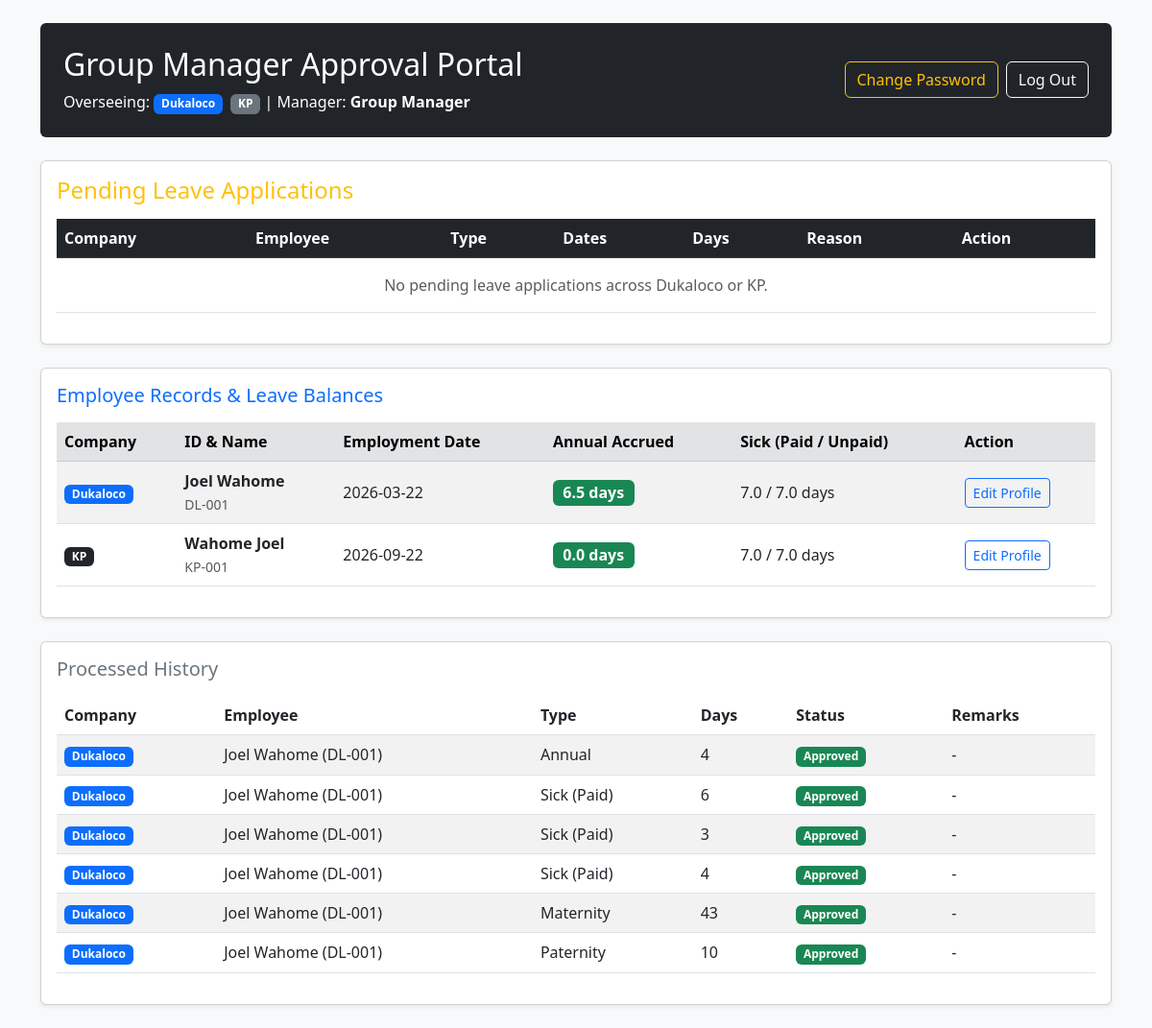
Screenshot of /manager_dashboard (signed in) with the database file from the repository.
### models.py (models this page shows)
class User(UserMixin, db.Model):
    __tablename__ = 'users'
    id = db.Column(db.Integer, primary_key=True)
    employee_id = db.Column(db.String(50), unique=True, nullable=False)
    full_name = db.Column(db.String(100), nullable=False)
    email = db.Column(db.String(120), nullable=True)
    password_hash = db.Column(db.String(256), nullable=False)
    company = db.Column(db.String(50), nullable=False)
    role = db.Column(db.String(20), nullable=False, default='employee')
    hire_date = db.Column(db.Date, nullable=False, default=date.today)
    carried_over_leave = db.Column(db.Float, default=0.0)
    sick_leave_paid_balance = db.Column(db.Float, default=7.0)
    sick_leave_unpaid_balance = db.Column(db.Float, default=7.0)
    maternity_leave_balance = db.Column(db.Float, default=90.0)
    paternity_leave_balance = db.Column(db.Float, default=14.0)
    leave_requests = db.relationship('LeaveRequest', backref='applicant', lazy=True)
    work_saturdays = db.Column(db.Boolean, default=False)
    @property
    def current_annual_leave_balance(self):
        today = date.today()
        hire = self.hire_date if self.hire_date else today
        months_worked = (today.year - hire.year) * 12 + (today.month - hire.month)
        months_worked = max(0, months_worked)
        carried = self.carried_over_leave if self.carried_over_leave is not None else 0.0
        total_accrued = min(21.0, round(months_worked * 1.75, 2)) + carried
        approved_taken = sum(
            req.total_days for req in self.leave_requests
            if req.leave_type == 'Annual' and req.status == 'Approved'
        )
        return max(0.0, round(total_accrued - approved_taken, 2))

class LeaveRequest(db.Model):
    __tablename__ = 'leave_requests'
    id = db.Column(db.Integer, primary_key=True)
    user_id = db.Column(db.Integer, db.ForeignKey('users.id'), nullable=False)
    leave_type = db.Column(db.String(50), nullable=False)
    start_date = db.Column(db.Date, nullable=False)
    end_date = db.Column(db.Date, nullable=False)
    total_days = db.Column(db.Integer, nullable=False)
    reason = db.Column(db.String(255), nullable=False)
    status = db.Column(db.String(20), nullable=False, default='Pending')
    applied_on = db.Column(db.DateTime, default=lambda: datetime.now(timezone.utc))
    manager_remarks = db.Column(db.String(255), nullable=True)

### app.py (the view)
@app.route('/manager_dashboard')
@login_required
def manager_dashboard():
    if current_user.role != 'manager':
        flash('Unauthorized access.', 'danger')
        return redirect(url_for('dashboard'))
    pending_requests = LeaveRequest.query.filter_by(status='Pending').all()
    processed_requests = LeaveRequest.query.filter(LeaveRequest.status != 'Pending').all()
    employees = User.query.filter(User.role !='manager').order_by(User.company, User.full_name).all()
    return render_template(
        'manager_dashboard.html',
        pending_requests=pending_requests,
        processed_requests=processed_requests,
        employees=employees
    )

### app.py (called while the page is built)
@login_manager.user_loader
def load_user(user_id):
    return User.query.get(int(user_id))

### templates/manager_dashboard.html (shortened to what this page needs)
<!DOCTYPE html>
<html lang="en">
<head>
    <link rel="stylesheet" href="https://cdn.jsdelivr.net/npm/bootstrap@5.3.0/dist/css/bootstrap.min.css">
</head>
<body class="bg-light">
<div class="container my-4">
    <div class="p-4 mb-4 bg-dark text-white rounded d-flex justify-content-between align-items-center">
        <div>
            <h2>Group Manager Approval Portal</h2>
            <p class="mb-0">
                Overseeing:
                <span class="badge bg-primary me-1">Dukaloco</span>
                <span class="badge bg-secondary">KP</span> |
                Manager: <strong>{{ current_user.full_name }}</strong>
            </p>
        </div>
        <div class="d-flex gap-2">
            <button type="button" class="btn btn-outline-warning" data-bs-toggle="modal" data-bs-target="#changePasswordModal">
                Change Password
            </button>
            <a href="{{ url_for('logout') }}" class="btn btn-outline-light">Log Out</a>
        </div>
    </div>
    <div class="card shadow-sm p-3 mb-4">
        <h4 class="mb-3 text-warning">Pending Leave Applications</h4>
        <div class="table-responsive">
            <table class="table table-hover align-middle">
                <thead class="table-dark">
                    <tr>
                        <th>Company</th>
                        <th>Employee</th>
                        <th>Type</th>
                        <th>Dates</th>
                        <th>Days</th>
                        <th>Reason</th>
                        <th>Action</th>
                    </tr>
                </thead>
                <tbody>
                    {% for req in pending_requests %}
                    <tr>
                        <td>
                            {% if req.applicant.company == 'Dukaloco' %}
                                <span class="badge bg-primary">Dukaloco</span>
                            {% else %}
                                <span class="badge bg-dark">KP</span>
                            {% endif %}
                        </td>
                        <td>
                            <strong>{{ req.applicant.full_name }}</strong><br>
                            <small class="text-muted">ID: {{ req.applicant.employee_id }}</small>
                        </td>
                        <td><span class="badge bg-info text-dark">{{ req.leave_type }}</span></td>
                        <td>{{ req.start_date.strftime('%Y-%m-%d') }} to {{ req.end_date.strftime('%Y-%m-%d') }}</td>
                        <td><strong>{{ req.total_days }}</strong> days</td>
                        <td>{{ req.reason }}</td>
                        <td>
                            <div class="d-flex gap-2">
                                <form action="{{ url_for('approve_leave', request_id=req.id) }}" method="POST">
                                    <input type="text" name="remarks" class="form-control form-control-sm mb-1" placeholder="Remarks">
                                    <button type="submit" class="btn btn-success btn-sm w-100">Approve</button>
                                </form>
                                <form action="{{ url_for('reject_leave', request_id=req.id) }}" method="POST">
                                    <input type="text" name="remarks" class="form-control form-control-sm mb-1" placeholder="Remarks">
                                    <button type="submit" class="btn btn-danger btn-sm w-100">Reject</button>
                                </form>
                            </div>
                        </td>
                    </tr>
                    {% else %}
                    <tr>
                        <td colspan="7" class="text-center text-muted py-3">No pending leave applications across Dukaloco or KP.</td>
                    </tr>
                    {% endfor %}
                </tbody>
            </table>
        </div>
    </div>
    <div class="card shadow-sm p-3 mb-4">
        <h5 class="mb-3 text-primary">Employee Records & Leave Balances</h5>
        <div class="table-responsive">
            <table class="table table-striped align-middle">
                <thead class="table-secondary">
                    <tr>
                        <th>Company</th>
                        <th>ID & Name</th>
                        <th>Employment Date</th>
                        <th>Annual Accrued</th>
                        <th>Sick (Paid / Unpaid)</th>
                        <th>Action</th>
                    </tr>
                </thead>
                <tbody>
                    {% for emp in employees %}
                    <tr>
                        <td>
                            {% if emp.company == 'Dukaloco' %}
                                <span class="badge bg-primary">Dukaloco</span>
                            {% else %}
                                <span class="badge bg-dark">KP</span>
                            {% endif %}
                        </td>
                        <td>
                            <strong>{{ emp.full_name }}</strong><br>
                            <small class="text-muted">{{ emp.employee_id }}</small>
                        </td>
                        <td>{{ emp.hire_date.strftime('%Y-%m-%d') if emp.hire_date else 'Not Set' }}</td>
                        <td>
                            <span class="badge bg-success fs-6">{{ emp.current_annual_leave_balance }} days</span>
                        </td>
                        <td>{{ emp.sick_leave_paid_balance }} / {{ emp.sick_leave_unpaid_balance }} days</td>
                        <td>
                            <button type="button" class="btn btn-sm btn-outline-primary" data-bs-toggle="modal" data-bs-target="#editEmpModal{{ emp.id }}">
                                Edit Profile
                            </button>
                        </td>
                    </tr>
                    {% else %}
                    <tr>
                        <td colspan="6" class="text-center text-muted py-3">No employees found.</td>
                    </tr>
                    {% endfor %}
                </tbody>
            </table>
        </div>
    </div>
    <div class="card shadow-sm p-3">
        <h5 class="mb-3 text-secondary">Processed History</h5>
        <div class="table-responsive">
            <table class="table table-striped align-middle">
                <thead>
                    <tr>
                        <th>Company</th>
                        <th>Employee</th>
                        <th>Type</th>
                        <th>Days</th>
                        <th>Status</th>
                        <th>Remarks</th>
                    </tr>
                </thead>
                <tbody>
                    {% for req in processed_requests %}
                    <tr>
                        <td>
                            {% if req.applicant.company == 'Dukaloco' %}
                                <span class="badge bg-primary">Dukaloco</span>
                            {% else %}
                                <span class="badge bg-dark">KP</span>
                            {% endif %}
                        </td>
                        <td>{{ req.applicant.full_name }} ({{ req.applicant.employee_id }})</td>
                        <td>{{ req.leave_type }}</td>
                        <td>{{ req.total_days }}</td>
                        <td>
                            {% if req.status == 'Approved' %}
                                <span class="badge bg-success">Approved</span>
                            {% else %}
                                <span class="badge bg-danger">Rejected</span>
                            {% endif %}
                        </td>
                        <td>{{ req.manager_remarks or '-' }}</td>
                    </tr>
                    {% else %}
                    <tr>
                        <td colspan="6" class="text-center text-muted py-3">No processed history found.</td>
                    </tr>
                    {% endfor %}
                </tbody>
            </table>
        </div>
    </div>
</div>
</body>
</html>

### rows the page displays
User: full_name "Group Manager"
User: company "Dukaloco", full_name "Joel Wahome", employee_id "DL-001", hire_date "2026-03-22", current_annual_leave_balance "6.5", sick_leave_paid_balance "7.0", sick_leave_unpaid_balance "7.0"
User: company "KP", full_name "Wahome Joel", employee_id "KP-001", hire_date "2026-09-22", current_annual_leave_balance "0.0", sick_leave_paid_balance "7.0", sick_leave_unpaid_balance "7.0"
LeaveRequest: applicant.full_name "Joel Wahome", applicant.employee_id "DL-001", leave_type "Annual", total_days "4", shows "Approved", manager_remarks "-"
LeaveRequest: applicant.full_name "Joel Wahome", applicant.employee_id "DL-001", leave_type "Sick (Paid)", total_days "6", status "Approved", manager_remarks "-"
LeaveRequest: applicant.full_name "Joel Wahome", applicant.employee_id "DL-001", leave_type "Sick (Paid)", total_days "3", status "Approved", manager_remarks "-"
LeaveRequest: applicant.full_name "Joel Wahome", applicant.employee_id "DL-001", leave_type "Sick (Paid)", total_days "4", status "Approved", manager_remarks "-"
LeaveRequest: applicant.full_name "Joel Wahome", applicant.employee_id "DL-001", leave_type "Maternity", total_days "43", status "Approved", manager_remarks "-"
LeaveRequest: applicant.full_name "Joel Wahome", applicant.employee_id "DL-001", leave_type "Paternity", total_days "10", status "Approved", manager_remarks "-"
